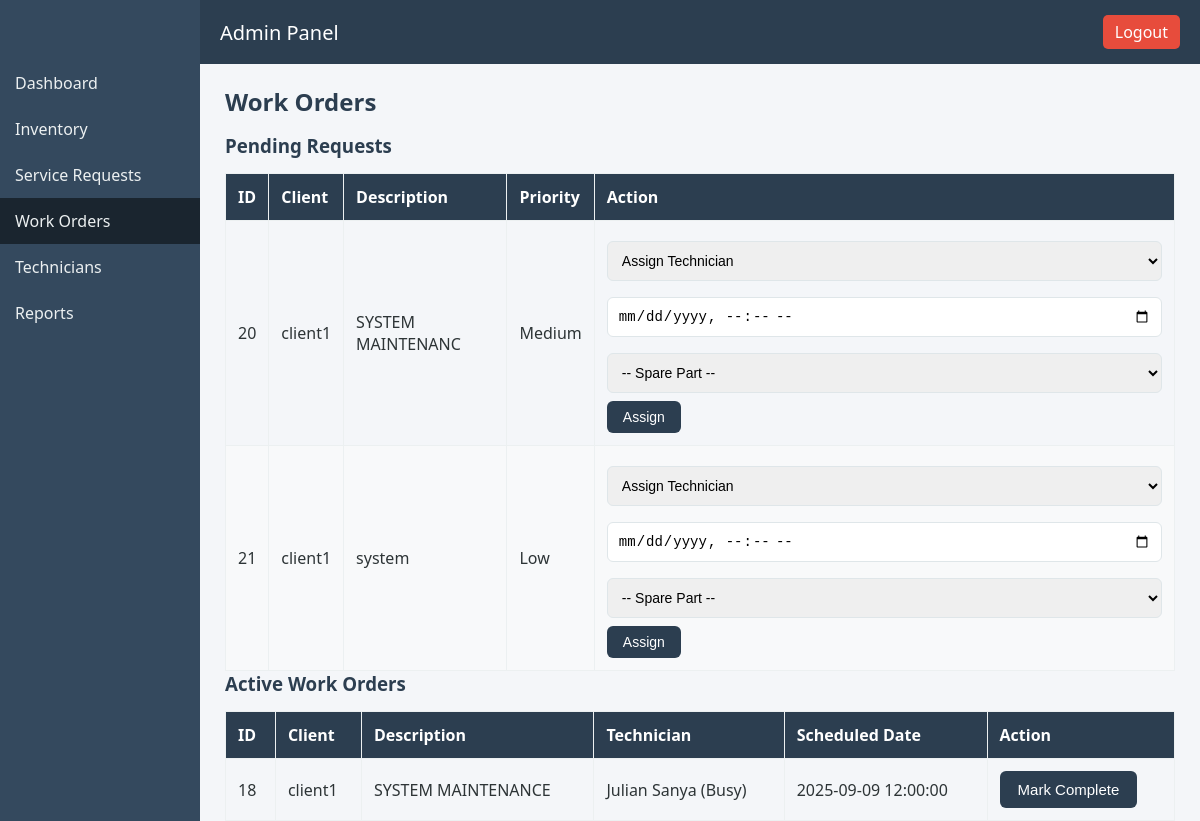
/admin/workorders.php (signed in), run on the app's committed database.
### tables this page shows
CREATE TABLE `service_requests` (
  `id` int(11) NOT NULL,
  `client_username` varchar(50) NOT NULL,
  `ticket_number` varchar(20) DEFAULT NULL,
  `customer_id` int(11) DEFAULT NULL,
  `device` varchar(100) DEFAULT NULL,
  `issue` text DEFAULT NULL,
  `priority` enum('Low','Medium','High','Urgent') DEFAULT 'Low',
  `technician_id` int(11) DEFAULT NULL,
  `scheduled_date` datetime DEFAULT NULL,
  `invoice_id` int(11) DEFAULT NULL,
  `status` enum('pending','in_progress','completed') NOT NULL DEFAULT 'pending',
  `created_at` timestamp NOT NULL DEFAULT current_timestamp(),
  `description` text DEFAULT NULL
);

CREATE TABLE `technicians` (
  `id` int(11) NOT NULL,
  `name` varchar(100) DEFAULT NULL,
  `specialty` varchar(100) DEFAULT NULL,
  `phone` varchar(20) DEFAULT NULL,
  `status` enum('available','busy') DEFAULT 'available'
);

### admin/workorders.php (the view, shortened to what this page needs)
<?php
include "../config.php";
$title = "Work Orders";
$pendingRequests = $conn->query("SELECT * FROM service_requests WHERE status='pending'");
$activeOrders = $conn->query("SELECT r.*, t.name AS technician_name, t.status AS technician_status FROM service_requests r JOIN technicians t ON r.technician_id = t.id WHERE r.status='in_progress'");
?>
<!DOCTYPE html>
<html lang="en">
<head>
  <link rel="stylesheet" href="../assets/style.css">
</head>
<body>
  <header>
    <h1>Admin Panel</h1>
    <a href="../logout.php" class="logout">Logout</a>
  </header>
  <aside>
    <ul>
      <li><a href="dashboard.php">Dashboard</a></li>
      <li><a href="inventory.php">Inventory</a></li>
      <li><a href="requests.php">Service Requests</a></li>
      <li><a href="workorders.php" class="active">Work Orders</a></li>
      <li><a href="technicians.php">Technicians</a></li>
      <li><a href="reports.php">Reports</a></li>
    </ul>
  </aside>
  <main>
    <h2><?= $title ?></h2>
    <h3>Pending Requests</h3>
    <table class="styled-table">
      <thead>
        <tr>
          <th>ID</th>
          <th>Client</th>
          <th>Description</th>
          <th>Priority</th>
          <th>Action</th>
        </tr>
      </thead>
      <tbody>
        <?php while($row = $pendingRequests->fetch_assoc()): ?>
          <tr>
            <td><?= $row['id'] ?></td>
            <td><?= htmlspecialchars($row['client_username']) ?></td>
            <td><?= htmlspecialchars($row['description']) ?></td>
            <td><?= ucfirst($row['priority']) ?></td>
            <td>
              <form method="POST" style="display:inline-block;">
                <select name="technician_id" required>
                  <option value="">Assign Technician</option>
                </select>
                <input type="datetime-local" name="scheduled_date" required>
                <select name="spare">
                  <option value="">--  Spare Part --</option>
                </select>
                <button type="submit" name="assign" class="btn-primary">Assign</button>
              </form>
            </td>
          </tr>
        <?php endwhile; ?>
      </tbody>
    </table>
    <h3>Active Work Orders</h3>
    <table class="styled-table">
      <thead>
        <tr>
          <th>ID</th>
          <th>Client</th>
          <th>Description</th>
          <th>Technician</th>
          <th>Scheduled Date</th>
          <th>Action</th>
        </tr>
      </thead>
      <tbody>
        <?php while($row = $activeOrders->fetch_assoc()): ?>
          <tr>
            <td><?= $row['id'] ?></td>
            <td><?= htmlspecialchars($row['client_username']) ?></td>
            <td><?= htmlspecialchars($row['description']) ?></td>
            <td><?= htmlspecialchars($row['technician_name']) ?> (<?= ucfirst($row['technician_status']) ?>)</td>
            <td><?= $row['scheduled_date'] ?></td>
            <td>
              <form method="POST">
                <button type="submit" name="complete" class="btn-success">Mark Complete</button>
              </form>
            </td>
          </tr>
        <?php endwhile; ?>
      </tbody>
    </table>
  </main>
</body>
</html>

### assets/style.css (style rules this page uses)
* { margin: 0; padding: 0; box-sizing: border-box; }
html, body { height: 100%; }
body { font-family: "Segoe UI", Roboto, sans-serif; background: #f4f6f9; color: #2d3436; display: flex; min-height: 100vh; }
header { position: fixed; top: 0; left: 200px; right: 0; background: #2c3e50; color: white; padding: 15px 20px; display: flex; justify-content: space-between; align-items: center; z-index: 1000; }
header h1 { font-size: 20px; font-weight: 500; }
header .logout { background: #e74c3c; padding: 6px 12px; border-radius: 5px; text-decoration: none; color: white; }
aside { width: 200px; background: #34495e; padding-top: 60px; position: fixed; left: 0; top: 0; bottom: 0; }
aside ul { list-style: none; }
aside ul li a { display: block; padding: 12px 15px; color: #ecf0f1; text-decoration: none; transition: background 0.2s; }
aside ul li a.active { background: #1a252f; }
main { margin-left: 200px; margin-top: 60px; padding: 25px; flex: 1; }
h2, h3 { margin-bottom: 15px; font-weight: 600; color: #2c3e50; }
form input, form select, form textarea { width: 100%; padding: 10px; margin: 8px 0; border: 1px solid #dfe6e9; border-radius: 6px; font-size: 14px; }
button { padding: 10px 18px; background: #2c3e50; color: white; border: none; border-radius: 6px; cursor: pointer; font-size: 15px; }
table { width: 100%; border-collapse: collapse; margin-top: 15px; }
table th, table td { padding: 12px; border: 1px solid #ecf0f1; }
table th { background: #2c3e50; color: white; text-align: left; }
table tr:nth-child(even) { background: #f8f9fa; }
.btn-primary { display: inline-block; background: #2c3e50; color: white; padding: 8px 16px; border-radius: 6px; text-decoration: none; font-size: 14px; transition: background 0.2s, transform 0.1s; }

### data on the page
service_requests: id "20", client_username "client1", description "SYSTEM MAINTENANC", priority "Medium"
service_requests: id "21", client_username "client1", description "system", priority "Low"
service_requests: id "18", client_username "client1", description "SYSTEM MAINTENANCE", technician.name "Julian Sanya", technician.status "Busy", scheduled_date "2025-09-09 12:00:00"

### other printed values
$title "Work Orders"
